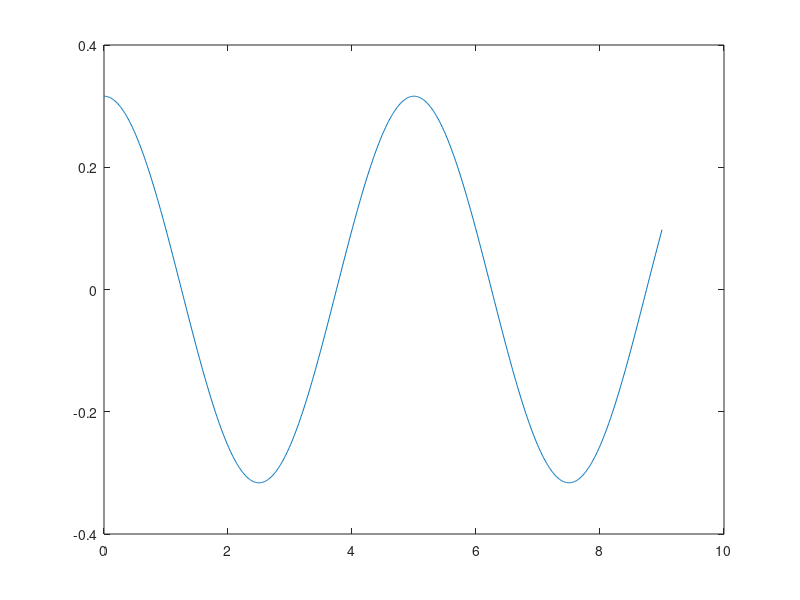

The MATLAB source for this figure:
clear all
N=10;
n=2;
n2=4
T=10;
T2=5
t=0:0.01:N-1;
funkcja=(sqrt(2/T))*cos((2*pi/T)*n*t)+(sqrt(2/T))*cos((2*pi/T)*n2*t);
wyk=(1/sqrt(T)*exp(j*(2*pi/T)*n*t))
plot(t,wyk)
%hold on
%plot(t,cos(n))